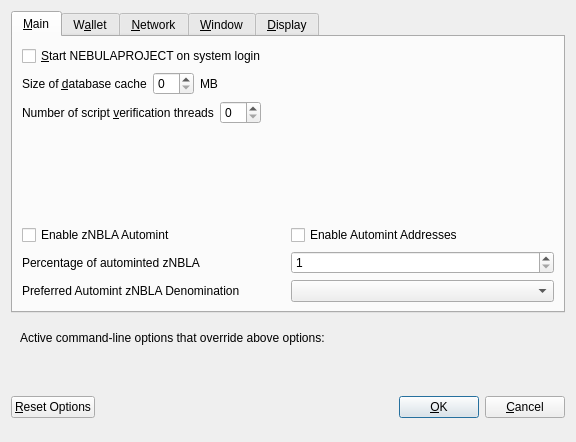
<?xml version="1.0" encoding="UTF-8"?>
<ui version="4.0">
 <class>OptionsDialog</class>
 <widget class="QDialog" name="OptionsDialog">
  <property name="geometry">
   <rect>
    <x>0</x>
    <y>0</y>
    <width>576</width>
    <height>442</height>
   </rect>
  </property>
  <property name="windowTitle">
   <string>Options</string>
  </property>
  <property name="modal">
   <bool>true</bool>
  </property>
  <layout class="QVBoxLayout" name="verticalLayout">
   <item>
    <widget class="QTabWidget" name="tabWidget">
     <property name="currentIndex">
      <number>0</number>
     </property>
     <widget class="QWidget" name="tabMain">
      <attribute name="title">
       <string>&amp;Main</string>
      </attribute>
      <layout class="QVBoxLayout" name="verticalLayout_Main">
       <item>
        <widget class="QCheckBox" name="bitcoinAtStartup">
         <property name="toolTip">
          <string>Automatically start NEBULAPROJECT after logging in to the system.</string>
         </property>
         <property name="text">
          <string>&amp;Start NEBULAPROJECT on system login</string>
         </property>
        </widget>
       </item>
       <item>
        <layout class="QHBoxLayout" name="horizontalLayout_2_Main">
         <item>
          <widget class="QLabel" name="databaseCacheLabel">
           <property name="text">
            <string>Size of &amp;database cache</string>
           </property>
           <property name="textFormat">
            <enum>Qt::PlainText</enum>
           </property>
           <property name="buddy">
            <cstring>databaseCache</cstring>
           </property>
          </widget>
         </item>
         <item>
          <widget class="QSpinBox" name="databaseCache"/>
         </item>
         <item>
          <widget class="QLabel" name="databaseCacheUnitLabel">
           <property name="text">
            <string>MB</string>
           </property>
           <property name="textFormat">
            <enum>Qt::PlainText</enum>
           </property>
          </widget>
         </item>
         <item>
          <spacer name="horizontalSpacer_2_Main">
           <property name="orientation">
            <enum>Qt::Horizontal</enum>
           </property>
           <property name="sizeHint" stdset="0">
            <size>
             <width>40</width>
             <height>20</height>
            </size>
           </property>
          </spacer>
         </item>
        </layout>
       </item>
       <item>
        <layout class="QHBoxLayout" name="horizontalLayout_3_Main">
         <item>
          <widget class="QLabel" name="threadsScriptVerifLabel">
           <property name="text">
            <string>Number of script &amp;verification threads</string>
           </property>
           <property name="textFormat">
            <enum>Qt::PlainText</enum>
           </property>
           <property name="buddy">
            <cstring>threadsScriptVerif</cstring>
           </property>
          </widget>
         </item>
         <item>
          <widget class="QSpinBox" name="threadsScriptVerif">
           <property name="toolTip">
            <string>(0 = auto, &lt;0 = leave that many cores free)</string>
           </property>
          </widget>
         </item>
         <item>
          <spacer name="horizontalSpacer_3_Main">
           <property name="orientation">
            <enum>Qt::Horizontal</enum>
           </property>
           <property name="sizeHint" stdset="0">
            <size>
             <width>40</width>
             <height>20</height>
            </size>
           </property>
          </spacer>
         </item>
        </layout>
       </item>
       <item>
        <spacer name="verticalSpacer_2">
         <property name="orientation">
          <enum>Qt::Vertical</enum>
         </property>
         <property name="sizeHint" stdset="0">
          <size>
           <width>20</width>
           <height>40</height>
          </size>
         </property>
        </spacer>
       </item>
       <item>
        <widget class="QWidget" name="verticalZnblaOptionsWidget" native="true">
         <layout class="QVBoxLayout" name="verticalZnblaOptionsLayout">
          <property name="margin">
           <number>0</number>
          </property>
          <item>
           <layout class="QHBoxLayout" name="horizontalAutomintingLayout">
            <item>
             <widget class="QCheckBox" name="checkBoxZeromintEnable">
              <property name="toolTip">
               <string>Enable automatic minting of NBLA units to zNBLA</string>
              </property>
              <property name="layoutDirection">
               <enum>Qt::LeftToRight</enum>
              </property>
              <property name="text">
               <string>Enable zNBLA Automint</string>
              </property>
             </widget>
            </item>
            <item>
             <widget class="QCheckBox" name="checkBoxZeromintAddresses">
              <property name="toolTip">
               <string>Enable automatic zNBLA minting from specific addresses</string>
              </property>
              <property name="layoutDirection">
               <enum>Qt::LeftToRight</enum>
              </property>
              <property name="text">
               <string>Enable Automint Addresses</string>
              </property>
             </widget>
            </item>
           </layout>
          </item>
          <item>
           <layout class="QHBoxLayout" name="horizontalZmintPercentageLayout">
            <item>
             <widget class="QLabel" name="percentage_label">
              <property name="toolTip">
               <string>Percentage of incoming NBLA which get automatically converted to zNBLA via Zerocoin Protocol (min: 10%)</string>
              </property>
              <property name="text">
               <string>Percentage of autominted zNBLA</string>
              </property>
             </widget>
            </item>
            <item>
             <widget class="QSpinBox" name="zeromintPercentage">
              <property name="minimum">
               <number>1</number>
              </property>
              <property name="maximum">
               <number>100</number>
              </property>
             </widget>
            </item>
           </layout>
          </item>
          <item>
           <layout class="QHBoxLayout" name="horizontalLayout" stretch="0,0">
            <property name="sizeConstraint">
             <enum>QLayout::SetFixedSize</enum>
            </property>
            <item>
             <widget class="QLabel" name="labelPreferredDenom">
              <property name="maximumSize">
               <size>
                <width>16777215</width>
                <height>16777215</height>
               </size>
              </property>
              <property name="toolTip">
               <string>Wait with automatic conversion to Zerocoin until enough NBLA for this denomination is available</string>
              </property>
              <property name="text">
               <string>Preferred Automint zNBLA Denomination</string>
              </property>
             </widget>
            </item>
            <item>
             <widget class="QComboBox" name="preferredDenom">
              <property name="maximumSize">
               <size>
                <width>16777215</width>
                <height>27</height>
               </size>
              </property>
              <property name="toolTip">
               <string>Wait with automatic conversion to Zerocoin until enough NBLA for this denomination is available</string>
              </property>
              <property name="maxVisibleItems">
               <number>9</number>
              </property>
              <property name="maxCount">
               <number>9</number>
              </property>
             </widget>
            </item>
           </layout>
          </item>
         </layout>
        </widget>
       </item>
      </layout>
     </widget>
     <widget class="QWidget" name="tabWallet">
      <attribute name="title">
       <string>W&amp;allet</string>
      </attribute>
      <layout class="QVBoxLayout" name="verticalLayout_Wallet">
       <item>
        <layout class="QHBoxLayout" name="horizontalLayout_2_Wallet">
         <item>
          <widget class="QLabel" name="labelStakeSplitThresholdText">
           <property name="text">
            <string>Stake split threshold:</string>
           </property>
          </widget>
         </item>
         <item>
          <widget class="QSpinBox" name="spinBoxStakeSplitThreshold">
           <property name="minimum">
            <number>1</number>
           </property>
           <property name="maximum">
            <number>999999</number>
           </property>
          </widget>
         </item>
        </layout>
       </item>
       <item>
        <widget class="QGroupBox" name="groupBox">
         <property name="title">
          <string>Expert</string>
         </property>
         <layout class="QVBoxLayout" name="verticalLayout_2">
          <item>
           <widget class="QCheckBox" name="coinControlFeatures">
            <property name="toolTip">
             <string>Whether to show coin control features or not.</string>
            </property>
            <property name="text">
             <string>Enable coin &amp;control features</string>
            </property>
           </widget>
          </item>
          <item>
           <widget class="QCheckBox" name="showMasternodesTab">
            <property name="toolTip">
             <string>Show additional tab listing all your masternodes in first sub-tab&lt;br/&gt;and all masternodes on the network in second sub-tab.</string>
            </property>
            <property name="text">
             <string>Show Masternodes Tab</string>
            </property>
           </widget>
          </item>
          <item>
           <widget class="QCheckBox" name="spendZeroConfChange">
            <property name="toolTip">
             <string>If you disable the spending of unconfirmed change, the change from a transaction&lt;br/&gt;cannot be used until that transaction has at least one confirmation.&lt;br/&gt;This also affects how your balance is computed.</string>
            </property>
            <property name="text">
             <string>&amp;Spend unconfirmed change</string>
            </property>
           </widget>
          </item>
         </layout>
        </widget>
       </item>
       <item>
        <spacer name="verticalSpacer_Wallet">
         <property name="orientation">
          <enum>Qt::Vertical</enum>
         </property>
         <property name="sizeHint" stdset="0">
          <size>
           <width>20</width>
           <height>40</height>
          </size>
         </property>
        </spacer>
       </item>
      </layout>
     </widget>
     <widget class="QWidget" name="tabNetwork">
      <attribute name="title">
       <string>&amp;Network</string>
      </attribute>
      <layout class="QVBoxLayout" name="verticalLayout_Network">
       <item>
        <widget class="QCheckBox" name="mapPortUpnp">
         <property name="toolTip">
          <string>Automatically open the NEBULAPROJECT client port on the router. This only works when your router supports UPnP and it is enabled.</string>
         </property>
         <property name="text">
          <string>Map port using &amp;UPnP</string>
         </property>
        </widget>
       </item>
       <item>
        <widget class="QCheckBox" name="allowIncoming">
         <property name="toolTip">
          <string>Accept connections from outside</string>
         </property>
         <property name="text">
          <string>Allow incoming connections</string>
         </property>
        </widget>
       </item>
       <item>
        <widget class="QCheckBox" name="connectSocks">
         <property name="toolTip">
          <string>Connect to the NEBULAPROJECT network through a SOCKS5 proxy.</string>
         </property>
         <property name="text">
          <string>&amp;Connect through SOCKS5 proxy (default proxy):</string>
         </property>
        </widget>
       </item>
       <item>
        <layout class="QHBoxLayout" name="horizontalLayout_1_Network">
         <item>
          <widget class="QLabel" name="proxyIpLabel">
           <property name="text">
            <string>Proxy &amp;IP:</string>
           </property>
           <property name="textFormat">
            <enum>Qt::PlainText</enum>
           </property>
           <property name="buddy">
            <cstring>proxyIp</cstring>
           </property>
          </widget>
         </item>
         <item>
          <widget class="QValidatedLineEdit" name="proxyIp">
           <property name="minimumSize">
            <size>
             <width>140</width>
             <height>0</height>
            </size>
           </property>
           <property name="maximumSize">
            <size>
             <width>140</width>
             <height>16777215</height>
            </size>
           </property>
           <property name="toolTip">
            <string>IP address of the proxy (e.g. IPv4: 127.0.0.1 / IPv6: ::1)</string>
           </property>
          </widget>
         </item>
         <item>
          <widget class="QLabel" name="proxyPortLabel">
           <property name="text">
            <string>&amp;Port:</string>
           </property>
           <property name="textFormat">
            <enum>Qt::PlainText</enum>
           </property>
           <property name="buddy">
            <cstring>proxyPort</cstring>
           </property>
          </widget>
         </item>
         <item>
          <widget class="QLineEdit" name="proxyPort">
           <property name="minimumSize">
            <size>
             <width>55</width>
             <height>0</height>
            </size>
           </property>
           <property name="maximumSize">
            <size>
             <width>55</width>
             <height>16777215</height>
            </size>
           </property>
           <property name="toolTip">
            <string>Port of the proxy (e.g. 9050)</string>
           </property>
          </widget>
         </item>
         <item>
          <spacer name="horizontalSpacer_1_Network">
           <property name="orientation">
            <enum>Qt::Horizontal</enum>
           </property>
           <property name="sizeHint" stdset="0">
            <size>
             <width>40</width>
             <height>20</height>
            </size>
           </property>
          </spacer>
         </item>
        </layout>
       </item>
       <item>
        <spacer name="verticalSpacer_Network">
         <property name="orientation">
          <enum>Qt::Vertical</enum>
         </property>
         <property name="sizeHint" stdset="0">
          <size>
           <width>20</width>
           <height>40</height>
          </size>
         </property>
        </spacer>
       </item>
      </layout>
     </widget>
     <widget class="QWidget" name="tabWindow">
      <attribute name="title">
       <string>&amp;Window</string>
      </attribute>
      <layout class="QVBoxLayout" name="verticalLayout_Window">
       <item>
        <widget class="QCheckBox" name="minimizeToTray">
         <property name="toolTip">
          <string>Show only a tray icon after minimizing the window.</string>
         </property>
         <property name="text">
          <string>&amp;Minimize to the tray instead of the taskbar</string>
         </property>
        </widget>
       </item>
       <item>
        <widget class="QCheckBox" name="minimizeOnClose">
         <property name="toolTip">
          <string>Minimize instead of exit the application when the window is closed. When this option is enabled, the application will be closed only after selecting Quit in the menu.</string>
         </property>
         <property name="text">
          <string>M&amp;inimize on close</string>
         </property>
        </widget>
       </item>
       <item>
        <spacer name="verticalSpacer_Window">
         <property name="orientation">
          <enum>Qt::Vertical</enum>
         </property>
         <property name="sizeHint" stdset="0">
          <size>
           <width>20</width>
           <height>40</height>
          </size>
         </property>
        </spacer>
       </item>
      </layout>
     </widget>
     <widget class="QWidget" name="tabDisplay">
      <attribute name="title">
       <string>&amp;Display</string>
      </attribute>
      <layout class="QVBoxLayout" name="verticalLayout_Display">
       <item>
        <layout class="QHBoxLayout" name="horizontalLayout_1_Display">
         <item>
          <widget class="QLabel" name="langLabel">
           <property name="text">
            <string>User Interface &amp;language:</string>
           </property>
           <property name="textFormat">
            <enum>Qt::PlainText</enum>
           </property>
           <property name="buddy">
            <cstring>lang</cstring>
           </property>
          </widget>
         </item>
         <item>
          <widget class="QValueComboBox" name="lang">
           <property name="toolTip">
            <string>The user interface language can be set here. This setting will take effect after restarting NEBULAPROJECT.</string>
           </property>
          </widget>
         </item>
        </layout>
       </item>
       <item>
        <widget class="QLabel" name="label_3">
         <property name="toolTip">
          <string notr="true"/>
         </property>
         <property name="statusTip">
          <string notr="true"/>
         </property>
         <property name="whatsThis">
          <string notr="true"/>
         </property>
         <property name="accessibleName">
          <string notr="true"/>
         </property>
         <property name="text">
          <string>Language missing or translation incomplete? Help contributing translations here:
https://www.transifex.com/nebulaproject-project/nebulaproject-project-translations</string>
         </property>
         <property name="wordWrap">
          <bool>true</bool>
         </property>
         <property name="openExternalLinks">
          <bool>true</bool>
         </property>
         <property name="textInteractionFlags">
          <set>Qt::TextBrowserInteraction</set>
         </property>
        </widget>
       </item>
       <item>
        <layout class="QHBoxLayout" name="horizontalLayout_2_Display" stretch="0,0">
         <item>
          <widget class="QLabel" name="themeLabel">
           <property name="text">
            <string>User Interface Theme:</string>
           </property>
          </widget>
         </item>
         <item>
          <widget class="QValueComboBox" name="theme"/>
         </item>
        </layout>
       </item>
       <item>
        <widget class="QWidget" name="verticalZnblaDisplayWidget" native="true">
         <layout class="QVBoxLayout" name="verticalZnblaDisplayLayout">
          <property name="margin">
           <number>0</number>
          </property>
          <item>
           <widget class="Line" name="line">
            <property name="orientation">
             <enum>Qt::Horizontal</enum>
            </property>
           </widget>
          </item>
          <item>
           <layout class="QHBoxLayout" name="horizontalLayout_3_Display">
            <item>
             <widget class="QLabel" name="unitLabel">
              <property name="text">
               <string>Unit to show amounts in:</string>
              </property>
              <property name="textFormat">
               <enum>Qt::PlainText</enum>
              </property>
             </widget>
            </item>
            <item>
             <widget class="QValueComboBox" name="unit">
              <property name="toolTip">
               <string>Choose the default subdivision unit to show in the interface and when sending coins.</string>
              </property>
             </widget>
            </item>
           </layout>
          </item>
          <item>
           <layout class="QHBoxLayout" name="horizontalLayout_4_Display">
            <item>
             <widget class="QLabel" name="digitsLabel">
              <property name="text">
               <string>Decimal digits</string>
              </property>
             </widget>
            </item>
            <item>
             <widget class="QValueComboBox" name="digits"/>
            </item>
           </layout>
          </item>
          <item>
           <layout class="QHBoxLayout" name="horizontalLayout_5_Display">
            <item>
             <widget class="QCheckBox" name="checkBoxHideZeroBalances">
              <property name="toolTip">
               <string>Hide empty balances</string>
              </property>
              <property name="layoutDirection">
               <enum>Qt::LeftToRight</enum>
              </property>
              <property name="text">
               <string>Hide empty balances</string>
              </property>
             </widget>
            </item>
            <item>
             <widget class="QCheckBox" name="checkBoxHideOrphans">
              <property name="toolTip">
               <string>Hide orphan stakes in transaction lists</string>
              </property>
              <property name="text">
               <string>Hide orphan stakes</string>
              </property>
             </widget>
            </item>
            <item>
             <spacer name="horizontalSpacer">
              <property name="orientation">
               <enum>Qt::Horizontal</enum>
              </property>
              <property name="sizeHint" stdset="0">
               <size>
                <width>40</width>
                <height>20</height>
               </size>
              </property>
             </spacer>
            </item>
           </layout>
          </item>
          <item>
           <layout class="QHBoxLayout" name="horizontalLayout_6_Display">
            <item>
             <widget class="QLabel" name="thirdPartyTxUrlsLabel">
              <property name="toolTip">
               <string>Third party URLs (e.g. a block explorer) that appear in the transactions tab as context menu items. %s in the URL is replaced by transaction hash. Multiple URLs are separated by vertical bar |.</string>
              </property>
              <property name="text">
               <string>Third party transaction URLs</string>
              </property>
             </widget>
            </item>
            <item>
             <widget class="QLineEdit" name="thirdPartyTxUrls">
              <property name="toolTip">
               <string>Third party URLs (e.g. a block explorer) that appear in the transactions tab as context menu items. %s in the URL is replaced by transaction hash. Multiple URLs are separated by vertical bar |.</string>
              </property>
             </widget>
            </item>
           </layout>
          </item>
         </layout>
        </widget>
       </item>
       <item>
        <spacer name="verticalSpacer">
         <property name="orientation">
          <enum>Qt::Vertical</enum>
         </property>
         <property name="sizeHint" stdset="0">
          <size>
           <width>20</width>
           <height>40</height>
          </size>
         </property>
        </spacer>
       </item>
      </layout>
     </widget>
    </widget>
   </item>
   <item>
    <widget class="QFrame" name="frame">
     <layout class="QVBoxLayout" name="verticalLayout_Bottom">
      <item>
       <layout class="QHBoxLayout" name="horizontalLayout_Bottom">
        <item>
         <widget class="QLabel" name="overriddenByCommandLineInfoLabel">
          <property name="text">
           <string>Active command-line options that override above options:</string>
          </property>
          <property name="textFormat">
           <enum>Qt::PlainText</enum>
          </property>
         </widget>
        </item>
        <item>
         <spacer name="horizontalSpacer_Bottom">
          <property name="orientation">
           <enum>Qt::Horizontal</enum>
          </property>
          <property name="sizeHint" stdset="0">
           <size>
            <width>40</width>
            <height>20</height>
           </size>
          </property>
         </spacer>
        </item>
       </layout>
      </item>
      <item>
       <widget class="QLabel" name="overriddenByCommandLineLabel">
        <property name="text">
         <string/>
        </property>
        <property name="textFormat">
         <enum>Qt::PlainText</enum>
        </property>
        <property name="wordWrap">
         <bool>true</bool>
        </property>
       </widget>
      </item>
     </layout>
    </widget>
   </item>
   <item>
    <layout class="QHBoxLayout" name="horizontalLayout_Buttons">
     <item>
      <widget class="QPushButton" name="resetButton">
       <property name="toolTip">
        <string>Reset all client options to default.</string>
       </property>
       <property name="text">
        <string>&amp;Reset Options</string>
       </property>
       <property name="autoDefault">
        <bool>false</bool>
       </property>
      </widget>
     </item>
     <item>
      <spacer name="horizontalSpacer_1">
       <property name="orientation">
        <enum>Qt::Horizontal</enum>
       </property>
       <property name="sizeHint" stdset="0">
        <size>
         <width>40</width>
         <height>48</height>
        </size>
       </property>
      </spacer>
     </item>
     <item>
      <widget class="QLabel" name="statusLabel">
       <property name="minimumSize">
        <size>
         <width>200</width>
         <height>0</height>
        </size>
       </property>
       <property name="font">
        <font>
         <weight>75</weight>
         <bold>true</bold>
        </font>
       </property>
       <property name="text">
        <string/>
       </property>
       <property name="textFormat">
        <enum>Qt::PlainText</enum>
       </property>
       <property name="wordWrap">
        <bool>true</bool>
       </property>
      </widget>
     </item>
     <item>
      <spacer name="horizontalSpacer_2">
       <property name="orientation">
        <enum>Qt::Horizontal</enum>
       </property>
       <property name="sizeHint" stdset="0">
        <size>
         <width>40</width>
         <height>48</height>
        </size>
       </property>
      </spacer>
     </item>
     <item>
      <widget class="QPushButton" name="okButton">
       <property name="text">
        <string>&amp;OK</string>
       </property>
       <property name="autoDefault">
        <bool>false</bool>
       </property>
       <property name="default">
        <bool>true</bool>
       </property>
      </widget>
     </item>
     <item>
      <widget class="QPushButton" name="cancelButton">
       <property name="text">
        <string>&amp;Cancel</string>
       </property>
       <property name="autoDefault">
        <bool>false</bool>
       </property>
      </widget>
     </item>
    </layout>
   </item>
  </layout>
 </widget>
 <customwidgets>
  <customwidget>
   <class>QValidatedLineEdit</class>
   <extends>QLineEdit</extends>
   <header>qvalidatedlineedit.h</header>
  </customwidget>
  <customwidget>
   <class>QValueComboBox</class>
   <extends>QComboBox</extends>
   <header>qvaluecombobox.h</header>
  </customwidget>
 </customwidgets>
 <resources/>
 <connections/>
</ui>
